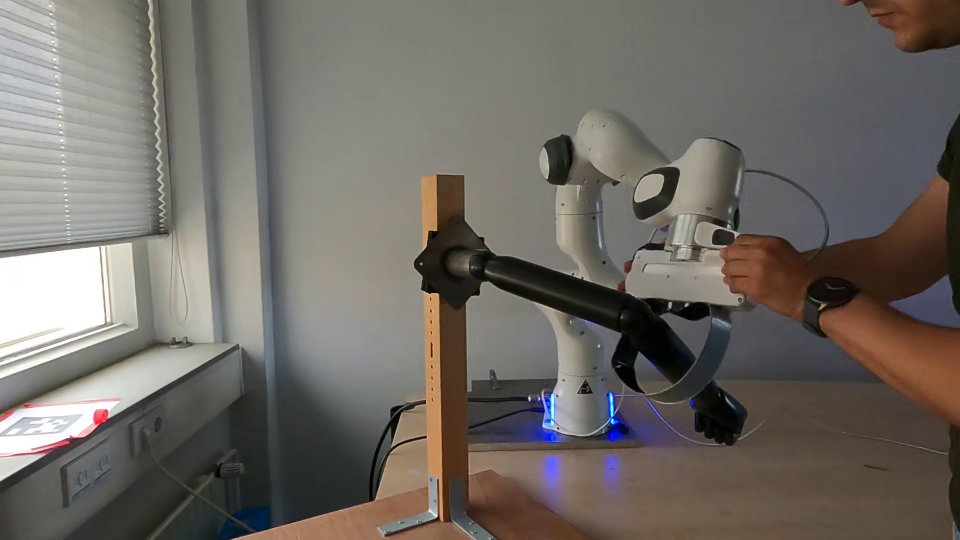
#> input picture robot_experiments/video_frames/dressing/0_.png, 1920 x 1080 px (shown at 1/2 size); its folder holds only this picture in this run
$ python dressing_screeenshots.py
#> lines starting #> are read from the running program, lines starting #| are printed output that depends on the picture
import os
import matplotlib.pyplot as plt
from PIL import Image, ImageEnhance
import os
directory = os.path.dirname(__file__)

print(directory)
# Set the path to the folder containing the screenshots
folder_path =directory + "/video_frames/dressing/"

# Get a list of all the files in the folder
files = os.listdir(folder_path)

# Filter out any non-image files
image_files = [f for f in files if f.endswith(".png")]

# Sort the image files alphabetically
image_files.sort()

# Create a figure with 2 rows and 5 columns
fig, axs = plt.subplots(2, 5, constrained_layout=True, figsize=(9.5, 2.8))

# Loop through the image files and plot them in the subplots
for i, image_file in enumerate(image_files):
    # Calculate the row and column indices for this subplot
    row = i // 5
    col = i % 5

    # Load the image and plot it in the appropriate subplot
    image_path = os.path.join(folder_path, image_file)
    image=Image.open(image_path)
#> image is the input picture: PIL image 1920x1080 RGB; mean R, G, B 111.5, 106.2, 100.5
    # Crop the image
    left = 600
    top = 150
    right = image.width
#> right = 1920
    bottom = image.height
#> bottom = 1080
    image = image.crop((left, top, right, bottom))
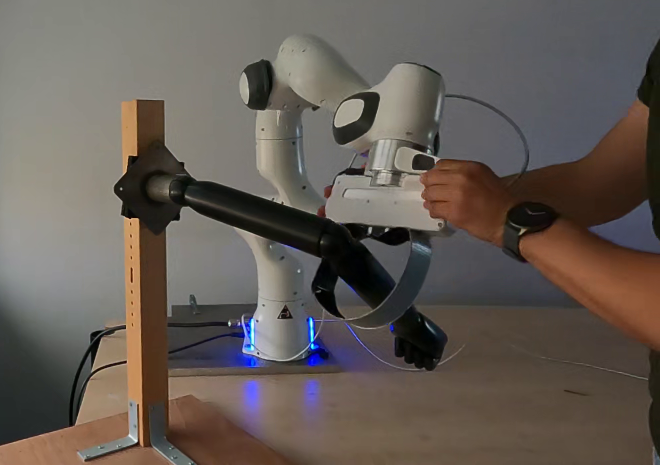
#> image: PIL image 1320x930 RGB (shown at 1/2 size); mean R, G, B 100.4, 91.9, 85.4
    enhancer = ImageEnhance.Brightness(image)
    brightness_factor = 1.3  # Adjust the value as needed (1.0 means no change)
    image_brightened = enhancer.enhance(brightness_factor)
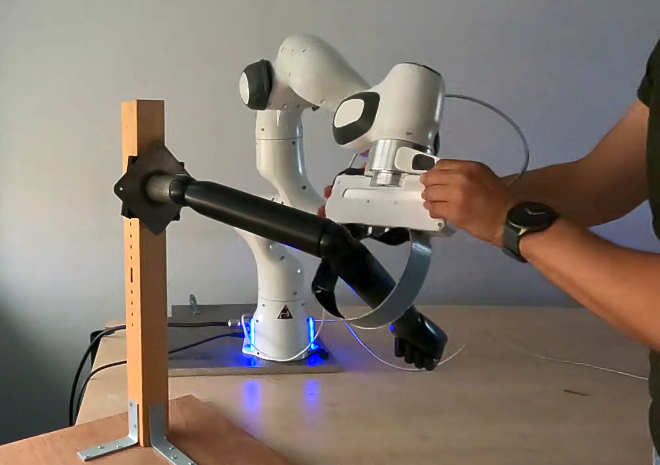
#> image_brightened: PIL image 1320x930 RGB (shown at 1/2 size); mean R, G, B 130, 118.9, 110.4
    axs[row, col].imshow(image_brightened)
    axs[row, col].axis("off")
    if i==0:

        axs[row, col].text(0.07, 0.85, 'D', horizontalalignment='center', verticalalignment='center', transform=axs[row, col].transAxes, fontsize=20)
    else:
        axs[row, col].text(0.07, 0.85, str(i), horizontalalignment='center', verticalalignment='center', transform=axs[row, col].transAxes, fontsize=20)

plt.subplots_adjust(hspace=0, wspace=-0.17) # Set the vertical space between rows to 0

# plt.tight_layout()

plt.savefig(directory+'/figures/video_dressing.pdf', bbox_inches='tight', dpi=600)
# Show the plot
plt.show()

$ run again, on robot_experiments/video_frames/dressing/4_.png
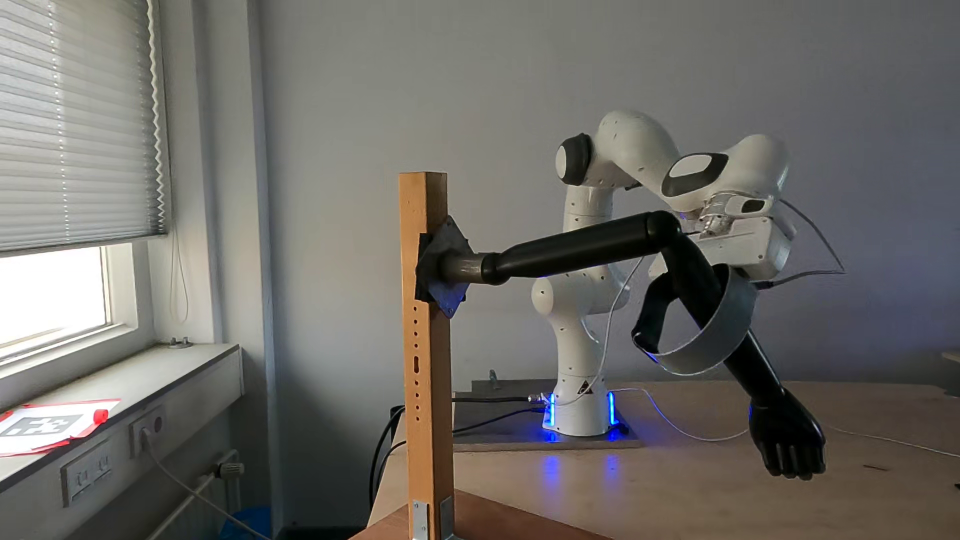
#> input picture robot_experiments/video_frames/dressing/4_.png, 1920 x 1080 px (shown at 1/2 size)
#> image is the input picture: PIL image 1920x1080 RGB; mean R, G, B 109.4, 106.9, 102.5
#> `image = image.crop((left, top, right, bottom))`:
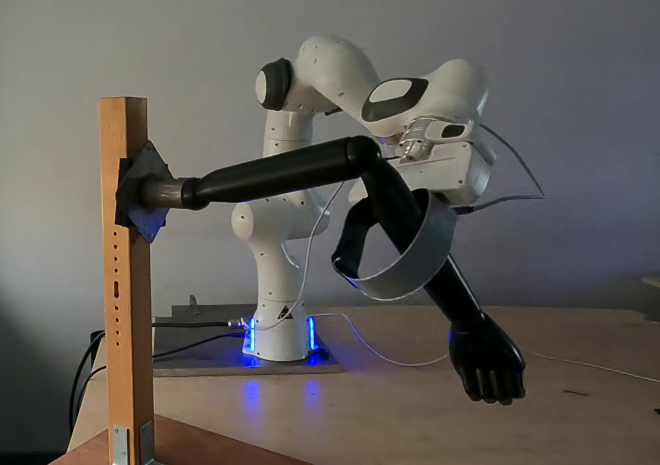
#> image: PIL image 1320x930 RGB (shown at 1/2 size); mean R, G, B 97.1, 92.4, 88.2
#> `image_brightened = enhancer.enhance(brightness_factor)`:
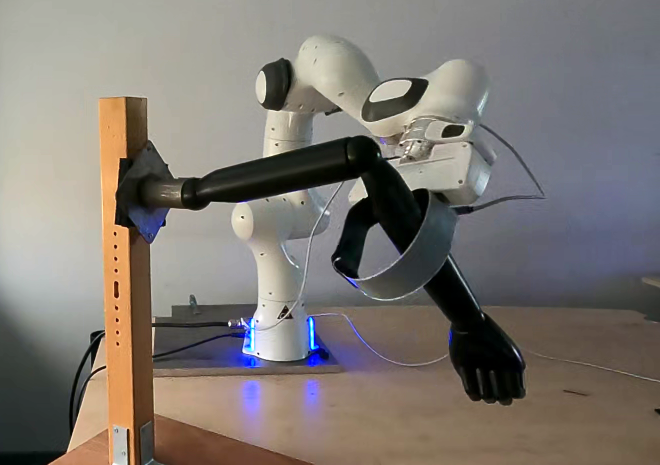
#> image_brightened: PIL image 1320x930 RGB (shown at 1/2 size); mean R, G, B 125.7, 119.6, 114

$ run again, on robot_experiments/video_frames/dressing/5_.png
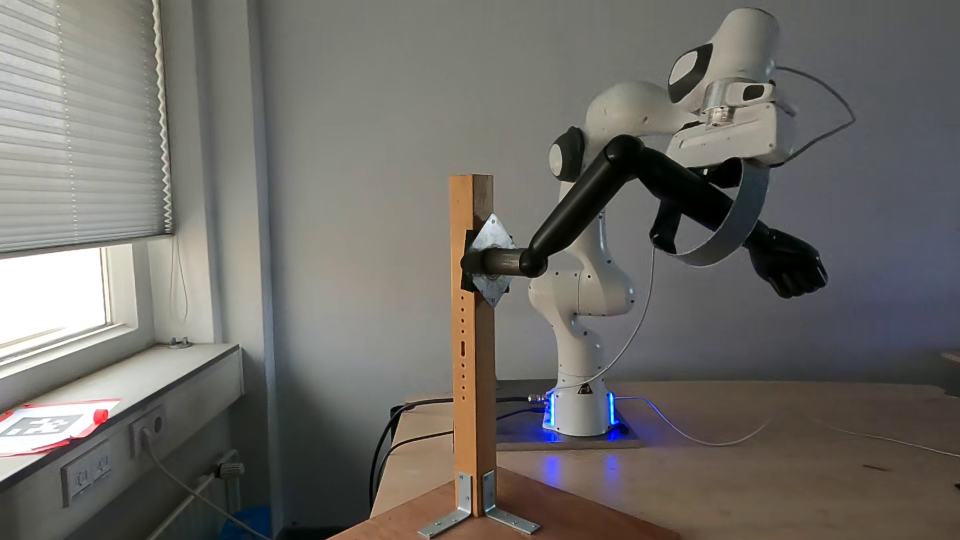
#> input picture robot_experiments/video_frames/dressing/5_.png, 1920 x 1080 px (shown at 1/2 size)
#> image is the input picture: PIL image 1920x1080 RGB; mean R, G, B 110.2, 107.3, 102.8
#> `image = image.crop((left, top, right, bottom))`:
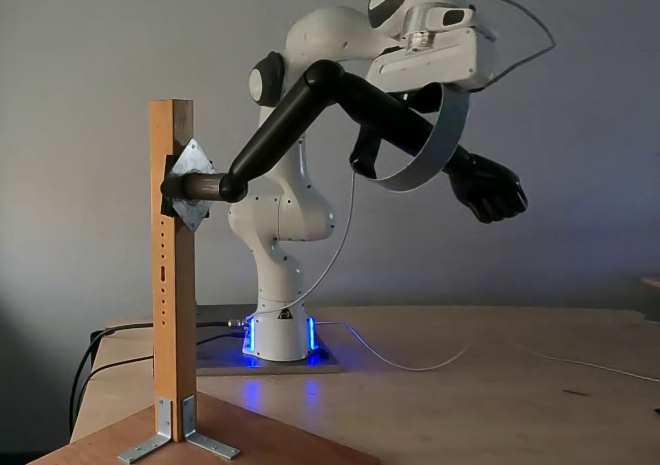
#> image: PIL image 1320x930 RGB (shown at 1/2 size); mean R, G, B 98.8, 93.7, 89.3
#> `image_brightened = enhancer.enhance(brightness_factor)`:
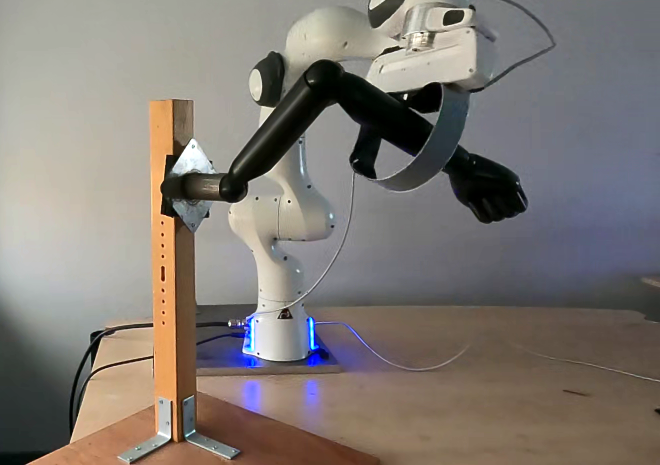
#> image_brightened: PIL image 1320x930 RGB (shown at 1/2 size); mean R, G, B 128, 121.2, 115.5

$ run again, on robot_experiments/video_frames/dressing/6_.png
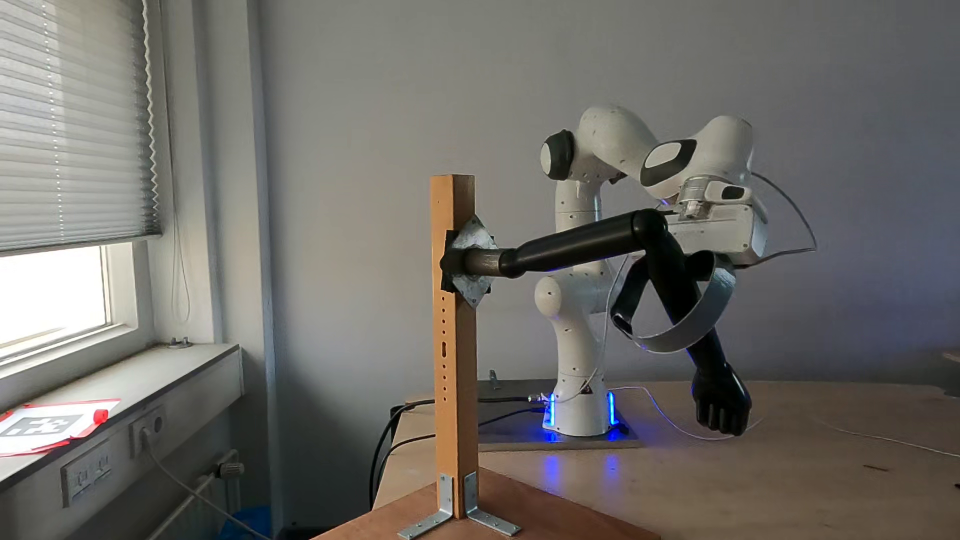
#> input picture robot_experiments/video_frames/dressing/6_.png, 1920 x 1080 px (shown at 1/2 size)
#> image is the input picture: PIL image 1920x1080 RGB; mean R, G, B 110.5, 107.8, 103.3
#> `image = image.crop((left, top, right, bottom))`:
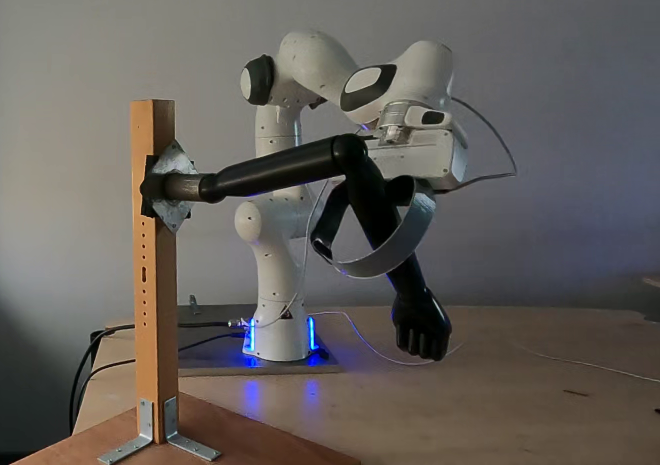
#> image: PIL image 1320x930 RGB (shown at 1/2 size); mean R, G, B 99.3, 94.5, 90.2
#> `image_brightened = enhancer.enhance(brightness_factor)`:
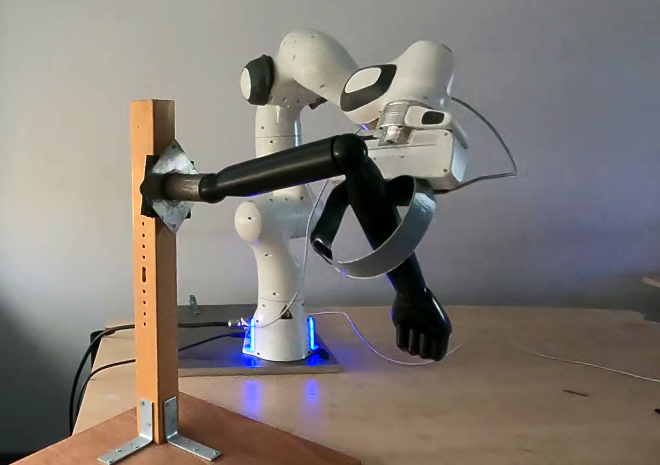
#> image_brightened: PIL image 1320x930 RGB (shown at 1/2 size); mean R, G, B 128.7, 122.3, 116.6

$ run again, on robot_experiments/video_frames/dressing/1_.png
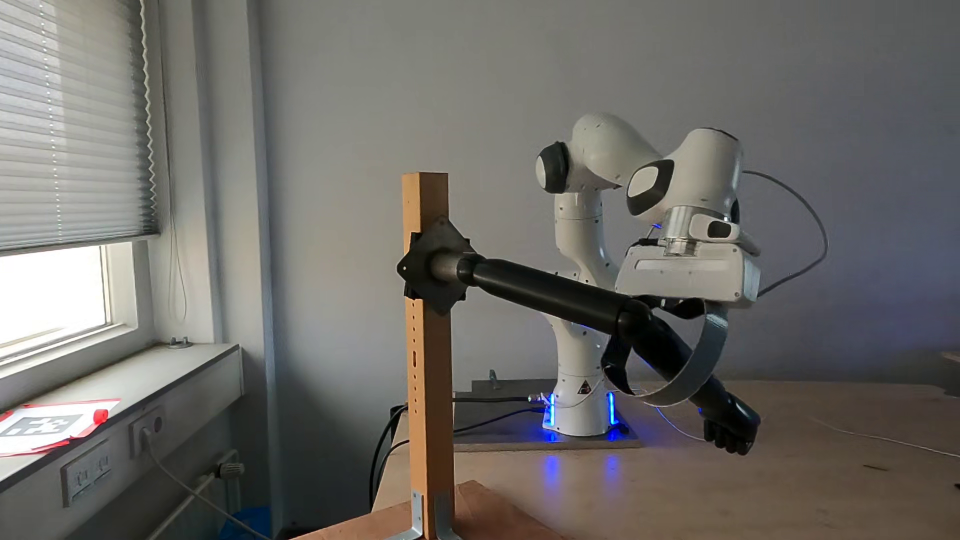
#> input picture robot_experiments/video_frames/dressing/1_.png, 1920 x 1080 px (shown at 1/2 size)
#> image is the input picture: PIL image 1920x1080 RGB; mean R, G, B 109, 106.6, 102.8
#> `image = image.crop((left, top, right, bottom))`:
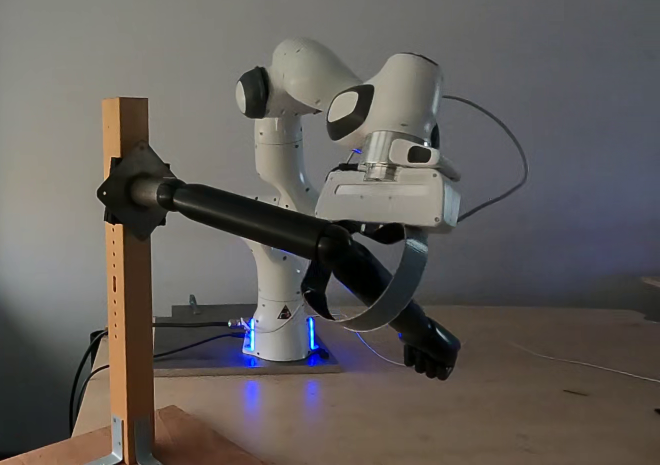
#> image: PIL image 1320x930 RGB (shown at 1/2 size); mean R, G, B 97.8, 93.3, 89.7
#> `image_brightened = enhancer.enhance(brightness_factor)`:
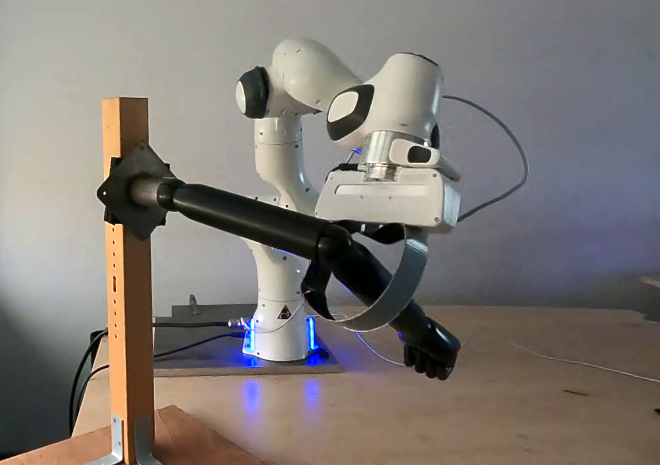
#> image_brightened: PIL image 1320x930 RGB (shown at 1/2 size); mean R, G, B 126.7, 120.8, 116
